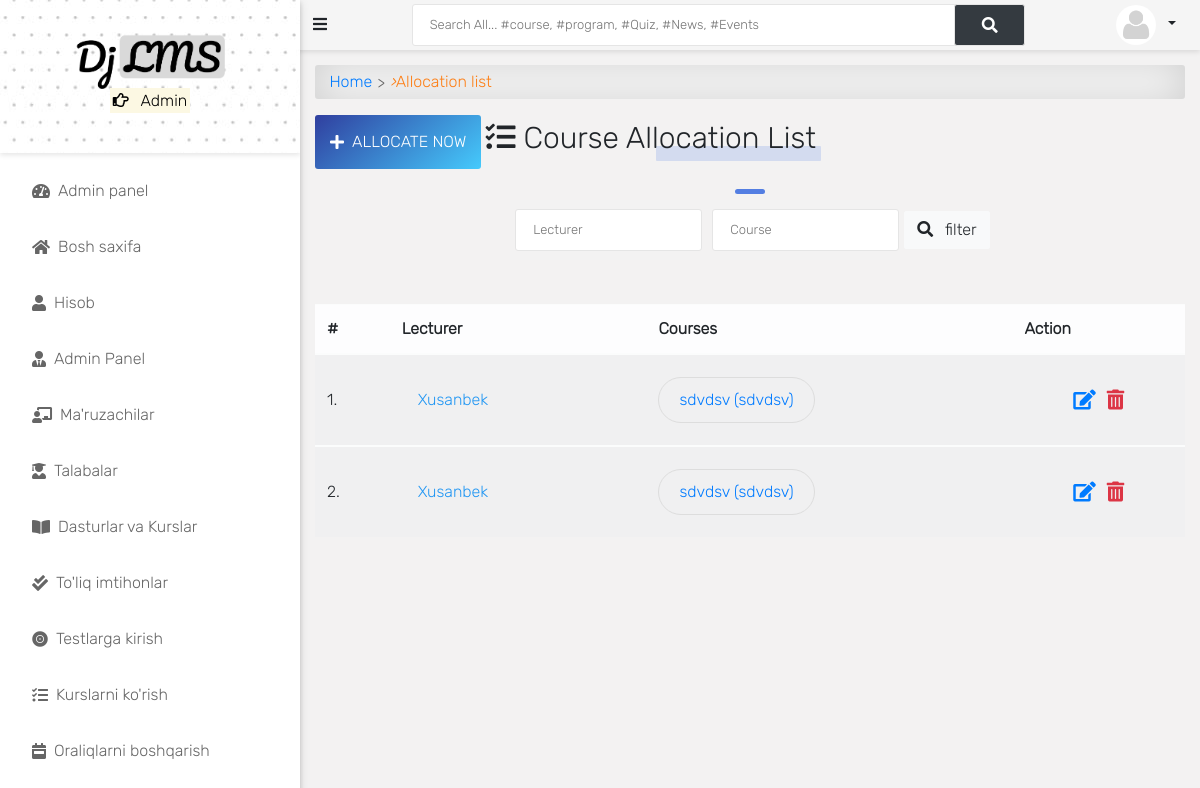
The app's page /programs/course/allocated/ (signed in), older data.
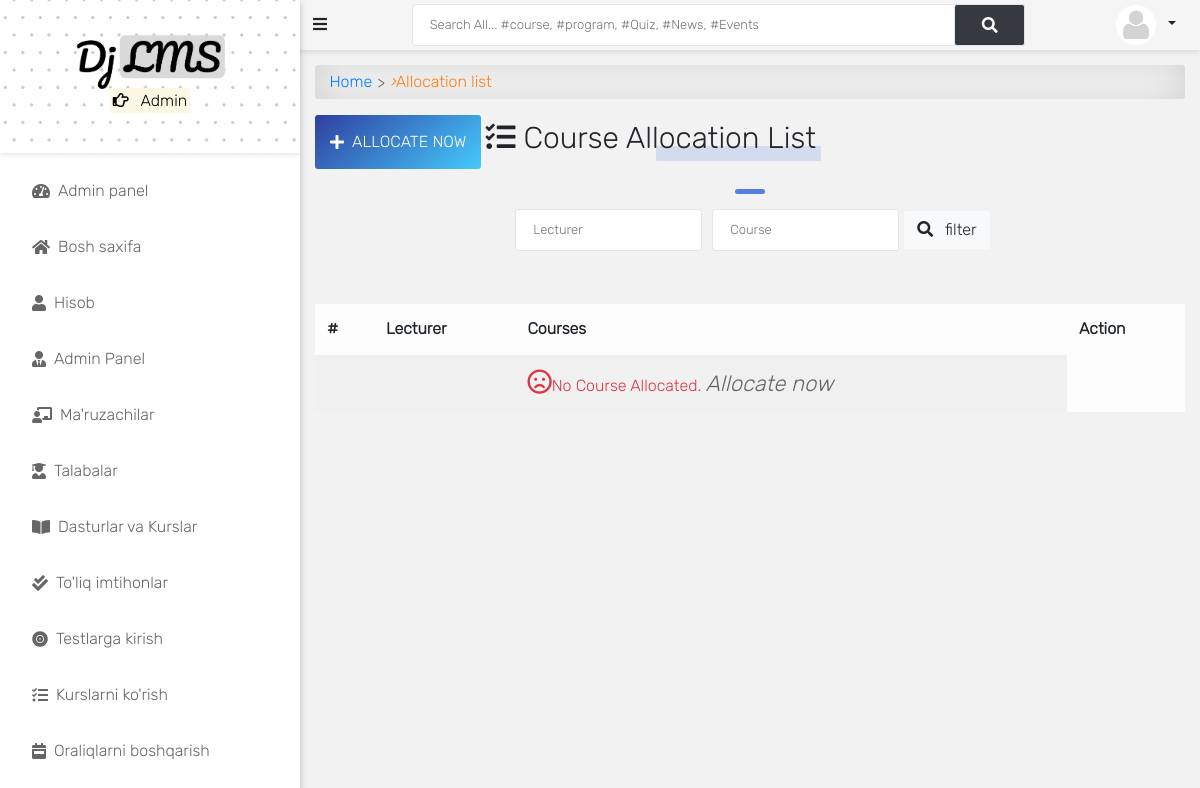
The same page, newer data.
### course/models.py (models this page shows, shortened)
class CourseAllocation(models.Model):
    lecturer = models.ForeignKey(settings.AUTH_USER_MODEL, on_delete=models.CASCADE, related_name='allocated_lecturer')
    courses = models.ManyToManyField(Course, related_name='allocated_course')
    session = models.ForeignKey("app.Session", on_delete=models.CASCADE, blank=True, null=True)

class Course(models.Model):
    slug = models.SlugField(blank=True, unique=True)
    title = models.CharField(max_length=200, null=True)
    code = models.CharField(max_length=200, unique=True, null=True)
    credit = models.IntegerField(null=True, default=0)
    summary = models.TextField(max_length=200, blank=True, null=True)
    program = models.ForeignKey(Program, on_delete=models.CASCADE)
    level = models.CharField(max_length=25, choices=LEVEL, null=True)
    year = models.IntegerField(choices=YEARS, default=0)
    semester = models.CharField(choices=SEMESTER, max_length=200)
    is_elective = models.BooleanField(default=False, blank=True, null=True)
    objects = CourseManager()
    def __str__(self):
        return "{0} ({1})".format(self.title, self.code)
    def get_absolute_url(self):
        return reverse('course_detail', kwargs={'slug': self.slug})

### accounts/models.py (models this page shows, shortened)
class User(AbstractUser):
    is_student = models.BooleanField(default=False)
    is_lecturer = models.BooleanField(default=False)
    is_parent = models.BooleanField(default=False)
    is_dep_head = models.BooleanField(default=False)
    phone = models.CharField(max_length=60, blank=True, null=True)
    address = models.CharField(max_length=60, blank=True, null=True)
    picture = models.ImageField(upload_to='profile_pictures/%y/%m/%d/', default='default.png', null=True)
    email = models.EmailField(blank=True, null=True)
    username_validator = ASCIIUsernameValidator()
    objects = UserManager()
    @property
    def get_full_name(self):
        full_name = self.username
        if self.first_name and self.last_name:
            full_name = self.first_name + " " + self.last_name
        return full_name
    @property
    def get_user_role(self):
        if self.is_superuser:
            return "Admin"
        elif self.is_student:
            return "Student"
        elif self.is_lecturer:
            return "Lecturer"
        elif self.is_parent:
            return "Parent"
    def get_absolute_url(self):
        return reverse('profile_single', kwargs={'id': self.id})

### course/views.py (the view)
# urls.py: path('course/allocated/', course_allocation_view, name='course_allocation_view'),
@login_required
def course_allocation_view(request):
    allocated_courses = CourseAllocation.objects.all()
    return render(request, 'course/course_allocation_view.html', {
        'title': "Course Allocations | DjangoSMS",
        "allocated_courses": allocated_courses
    })

### templates/course/course_allocation_view.html (shortened to what this page needs)
{% extends 'base.html' %}
{% block content %}
<div id="input-nav"><a href="{% url 'home' %}" class="primary1">Home</a> <i>&rsaquo;</i> Allocation list</div>
{% if request.user.is_superuser %}
<a class="add-button" href="{% url 'course_allocation' %}"><i class="fas fa-plus"></i>Allocate Now</a>
{% endif %}
<div class="title-1"><i class="fas fa-tasks"></i>Course Allocation List</div>
<div class="title-line"></div>
<div class="content-center">
    <form class="search-form" action="" method="POST">{% csrf_token %}
        <input class="au-input" type="text" name="lecturer" placeholder="Lecturer" value="{{ request.GET.lecturer }}"/>
        <input class="au-input" type="text" name="course" placeholder="Course" value="{{ request.GET.course }}"/>
        <button class="btn btn-light" type="submit">
            <i class="fas fa-search"></i> filter
        </button>
    </form>
</div>
<div class="table-responsive table-shadow p-0 mt-5">
    <table class="table table-light table-striped">
        <thead>
            <tr>
                <th>#</th>
                <th>Lecturer</th>
                <th>Courses</th>
                {% if request.user.is_superuser %}
                <th>Action</th>
                {% endif %}
            </tr>
        </thead>
        {% for course in allocated_courses %}
        <tbody>
            <tr>
                <td> {{ forloop.counter }}.</td>
                <td><a href="{{ course.lecturer.get_absolute_url }}">{{ course.lecturer.get_full_name }}</a></td>
                <td><div class="flex">{% for i in course.courses.all %}
                        <div class="flex"><a class="edit-btn" href="{{ i.get_absolute_url }}">{{ i }}</a></div>
                    {% endfor %}</div>
                </td>
                {% if request.user.is_superuser %}
                <td><div class="update-delete">
                    <a href="{% url 'edit_allocated_course' pk=course.pk %}" class="update" title="Edit or Update">
                        <i class="fas fa-edit"></i>
                    </a>
                    <a href="{% url 'course_deallocate' pk=course.pk %}" class="delete" title="Deallocate">
                        <i class="fas fa-trash-alt"></i>
                    </a>
                    </div>
                </td>
                {% endif %}
            </tr>
            {% empty %}
            <tr>
              <td></td>
              <td></td>
              <td>
              <span class="text-danger"><i class="far fa-frown"></i>No Course Allocated.
                {% if request.user.is_superuser %}
                <a href="{% url 'course_allocation' %}">
                <i class="primary" style="font-size: 22px;">
                   Allocate now
                </i>
                {% endif %}
                </a>
              </span>
            </td>
            </tr>
        {% endfor %}
    </table>
</div>
{% endblock content %}

Row changes from the older to the newer data that the page shows:
removed CourseAllocation: lecturer.get_full_name "Xusanbek"
removed Course: title+code "sdvdsv (sdvdsv)"
removed CourseAllocation: lecturer.get_full_name "Xusanbek"
Text that changed along with them:
text now shown: "No Course Allocated. Allocate now"
